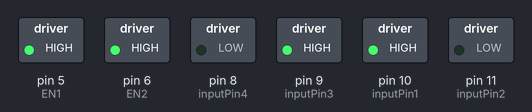
A sketch run on a simulated Arduino Uno, built with avr-gcc and run on an emulated ATmega328P. Shown: switched loads named in the sketch (green lamp = pin HIGH).

Above: at 0.1 s.
Timing chart, 0 to 1.6 s (numbered marks = the images above):
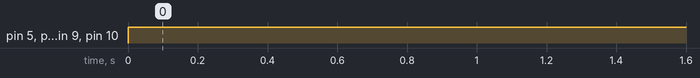

Measured:
- by itself, pin 5 (EN1), pin 6 (EN2), pin 9 (inputPin3), pin 10 (inputPin1): LOW → HIGH at 0.00 s

The sketch:

omni-wheel.ino
```cpp
//Motor A
const int inputPin1  = 10;    // Pin 15 of L298N IC
const int inputPin2  = 11;    // Pin 10 of L298N IC
//Motor B
const int inputPin3  = 9;    // Pin  7 of L298N IC
const int inputPin4  = 8;    // Pin  2 of L298N IC
int EN1 = 5;   // Pin 1 of L298N IC
int EN2 = 6;     // Pin 9 of L298N IC4

void setup()
{
    pinMode(EN1, OUTPUT);   // where the motor is connected to
    pinMode(EN2, OUTPUT);   // where the motor is connected to
    pinMode(inputPin1, OUTPUT);
    pinMode(inputPin2, OUTPUT);
    pinMode(inputPin3, OUTPUT);
    pinMode(inputPin4, OUTPUT);
}

void loop()

{
 int speed;
 speed = 255;  //Receive Value from serial monitor
 analogWrite(EN1, speed); //sets the motors speed
 analogWrite(EN2, speed); //sets the motors speed
 digitalWrite(inputPin1, HIGH);
 digitalWrite(inputPin2, LOW);
 digitalWrite(inputPin3, HIGH);
 digitalWrite(inputPin4, LOW);
}
```
